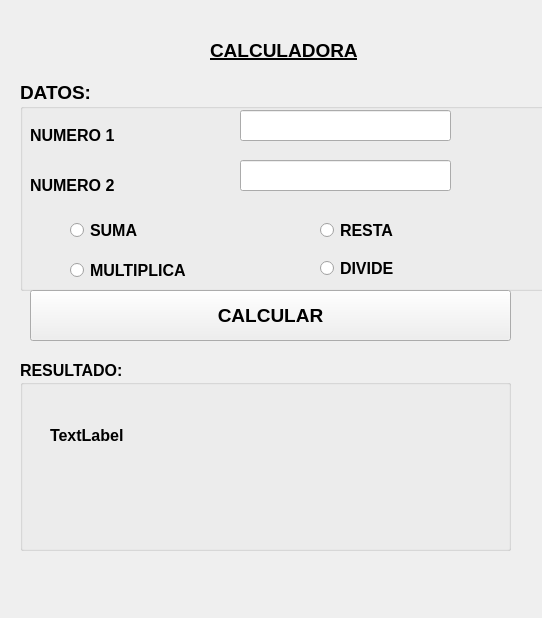
<?xml version="1.0" encoding="UTF-8"?>
<ui version="4.0">
 <class>MainWindow</class>
 <widget class="QMainWindow" name="MainWindow">
  <property name="geometry">
   <rect>
    <x>0</x>
    <y>0</y>
    <width>542</width>
    <height>618</height>
   </rect>
  </property>
  <property name="windowTitle">
   <string>MainWindow</string>
  </property>
  <widget class="QWidget" name="centralwidget">
   <widget class="QGroupBox" name="groupBox">
    <property name="geometry">
     <rect>
      <x>20</x>
      <y>80</y>
      <width>621</width>
      <height>211</height>
     </rect>
    </property>
    <property name="font">
     <font>
      <pointsize>14</pointsize>
      <weight>75</weight>
      <bold>true</bold>
     </font>
    </property>
    <property name="title">
     <string>DATOS:</string>
    </property>
    <widget class="QRadioButton" name="RBRESTA">
     <property name="geometry">
      <rect>
       <x>300</x>
       <y>140</y>
       <width>161</width>
       <height>21</height>
      </rect>
     </property>
     <property name="font">
      <font>
       <pointsize>12</pointsize>
       <weight>75</weight>
       <bold>true</bold>
      </font>
     </property>
     <property name="text">
      <string>RESTA</string>
     </property>
    </widget>
    <widget class="QRadioButton" name="RBMULTIPLICA">
     <property name="geometry">
      <rect>
       <x>50</x>
       <y>180</y>
       <width>161</width>
       <height>21</height>
      </rect>
     </property>
     <property name="font">
      <font>
       <pointsize>12</pointsize>
       <weight>75</weight>
       <bold>true</bold>
      </font>
     </property>
     <property name="text">
      <string>MULTIPLICA</string>
     </property>
    </widget>
    <widget class="QLabel" name="label_2">
     <property name="geometry">
      <rect>
       <x>10</x>
       <y>40</y>
       <width>111</width>
       <height>31</height>
      </rect>
     </property>
     <property name="font">
      <font>
       <pointsize>12</pointsize>
       <weight>75</weight>
       <bold>true</bold>
      </font>
     </property>
     <property name="text">
      <string>NUMERO 1</string>
     </property>
    </widget>
    <widget class="QLabel" name="label_3">
     <property name="geometry">
      <rect>
       <x>10</x>
       <y>90</y>
       <width>111</width>
       <height>31</height>
      </rect>
     </property>
     <property name="font">
      <font>
       <pointsize>12</pointsize>
       <weight>75</weight>
       <bold>true</bold>
      </font>
     </property>
     <property name="text">
      <string>NUMERO 2</string>
     </property>
    </widget>
    <widget class="QRadioButton" name="RBSUMA">
     <property name="geometry">
      <rect>
       <x>50</x>
       <y>140</y>
       <width>161</width>
       <height>21</height>
      </rect>
     </property>
     <property name="font">
      <font>
       <pointsize>12</pointsize>
       <weight>75</weight>
       <bold>true</bold>
      </font>
     </property>
     <property name="text">
      <string>SUMA</string>
     </property>
    </widget>
    <widget class="QRadioButton" name="RBDIVIDE">
     <property name="geometry">
      <rect>
       <x>300</x>
       <y>180</y>
       <width>151</width>
       <height>16</height>
      </rect>
     </property>
     <property name="font">
      <font>
       <pointsize>12</pointsize>
       <weight>75</weight>
       <bold>true</bold>
      </font>
     </property>
     <property name="text">
      <string>DIVIDE</string>
     </property>
    </widget>
    <widget class="QLineEdit" name="lineEdit">
     <property name="geometry">
      <rect>
       <x>220</x>
       <y>30</y>
       <width>211</width>
       <height>31</height>
      </rect>
     </property>
    </widget>
    <widget class="QLineEdit" name="lineEdit_2">
     <property name="geometry">
      <rect>
       <x>220</x>
       <y>80</y>
       <width>211</width>
       <height>31</height>
      </rect>
     </property>
    </widget>
   </widget>
   <widget class="QGroupBox" name="groupBox_2">
    <property name="geometry">
     <rect>
      <x>20</x>
      <y>360</y>
      <width>491</width>
      <height>191</height>
     </rect>
    </property>
    <property name="font">
     <font>
      <pointsize>12</pointsize>
      <weight>75</weight>
      <bold>true</bold>
     </font>
    </property>
    <property name="title">
     <string>RESULTADO:</string>
    </property>
    <widget class="QLabel" name="label_4">
     <property name="geometry">
      <rect>
       <x>30</x>
       <y>40</y>
       <width>541</width>
       <height>71</height>
      </rect>
     </property>
     <property name="text">
      <string>TextLabel</string>
     </property>
    </widget>
   </widget>
   <widget class="QLabel" name="label">
    <property name="geometry">
     <rect>
      <x>210</x>
      <y>30</y>
      <width>231</width>
      <height>41</height>
     </rect>
    </property>
    <property name="font">
     <font>
      <pointsize>14</pointsize>
      <weight>75</weight>
      <italic>false</italic>
      <bold>true</bold>
      <underline>true</underline>
      <strikeout>false</strikeout>
     </font>
    </property>
    <property name="text">
     <string>CALCULADORA</string>
    </property>
   </widget>
   <widget class="QPushButton" name="PBCALCULA">
    <property name="geometry">
     <rect>
      <x>30</x>
      <y>290</y>
      <width>481</width>
      <height>51</height>
     </rect>
    </property>
    <property name="font">
     <font>
      <pointsize>14</pointsize>
      <weight>75</weight>
      <bold>true</bold>
     </font>
    </property>
    <property name="text">
     <string>CALCULAR</string>
    </property>
   </widget>
  </widget>
 </widget>
 <resources/>
 <connections/>
</ui>
